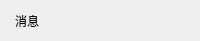
<?xml version="1.0" encoding="UTF-8"?>
<ui version="4.0">
 <class>IMItemView</class>
 <widget class="QWidget" name="IMItemView">
  <property name="geometry">
   <rect>
    <x>0</x>
    <y>0</y>
    <width>200</width>
    <height>41</height>
   </rect>
  </property>
  <property name="sizePolicy">
   <sizepolicy hsizetype="Fixed" vsizetype="Preferred">
    <horstretch>0</horstretch>
    <verstretch>0</verstretch>
   </sizepolicy>
  </property>
  <property name="minimumSize">
   <size>
    <width>200</width>
    <height>0</height>
   </size>
  </property>
  <property name="maximumSize">
   <size>
    <width>200</width>
    <height>16777215</height>
   </size>
  </property>
  <property name="windowTitle">
   <string>IMItemView</string>
  </property>
  <layout class="QHBoxLayout" name="horizontalLayout">
   <property name="spacing">
    <number>0</number>
   </property>
   <property name="leftMargin">
    <number>15</number>
   </property>
   <property name="topMargin">
    <number>5</number>
   </property>
   <property name="rightMargin">
    <number>15</number>
   </property>
   <property name="bottomMargin">
    <number>5</number>
   </property>
   <item>
    <widget class="QLabel" name="label_msg">
     <property name="minimumSize">
      <size>
       <width>170</width>
       <height>0</height>
      </size>
     </property>
     <property name="maximumSize">
      <size>
       <width>170</width>
       <height>16777215</height>
      </size>
     </property>
     <property name="styleSheet">
      <string notr="true">font: 10pt &quot;Microsoft YaHei&quot;;</string>
     </property>
     <property name="text">
      <string>消息</string>
     </property>
     <property name="wordWrap">
      <bool>true</bool>
     </property>
     <property name="margin">
      <number>0</number>
     </property>
     <property name="openExternalLinks">
      <bool>false</bool>
     </property>
    </widget>
   </item>
  </layout>
 </widget>
 <layoutdefault spacing="6" margin="11"/>
 <resources/>
 <connections/>
</ui>
